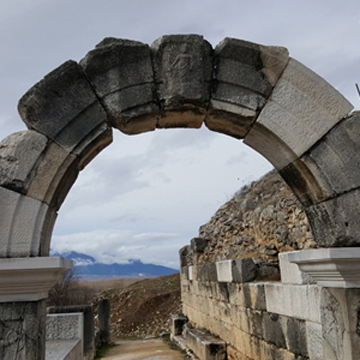
#> input picture src/chap06/images/rotate.jpg, 360 x 360 px
$ python 05_rotation.py
#> lines starting #> are read from the running program, lines starting #| are printed output that depends on the picture
### src/chap02/Common/interpolation.py
import numpy as np, math, cv2
from  Common.utils import contain

# 크기 변경 함수
# [29 lines left out: functions scaling, scaling_nearest, scaling_nearest2, not called in this run]


def bilinear_value(img, pt):
    x, y = np.int32(pt)
    if y >= img.shape[0]-1: y = y - 1
    if x >= img.shape[1]-1: x = x - 1

    P1, P2, P3, P4 = np.float32(img[y:y+2,x:x+2].flatten())
    alpha, beta = pt[1] - y,  pt[0] - x                   # 거리 비율

    M1 = P1 + alpha * (P3 - P1)                      # 1차 보간
    M2 = P2 + alpha * (P4 - P2)
    P  = M1 + beta  * (M2 - M1)                     # 2차 보간
    return np.clip(P, 0, 255)                       # 화소값 saturation후 반환

# [45 lines left out: functions scaling_bilinear, translate, affine_transform, rotate_pt, not called in this run]

### src/chap06/05_rotation.py
import numpy as np, cv2
from Common.interpolation import bilinear_value

def contain(p, shape):
    return 0 <= p[0] < shape[0] and 0 <= p[1] < shape[1]

def rotate(img, degree):                                            # degree : 회전각
    dst = np.zeros(img.shape[:2], img.dtype)
    radian = (degree/180) * np.pi
    sin, cos = np.sin(radian), np.cos(radian)

    for i in range(img.shape[0]):
        for j in range(img.shape[1]):
            y = -j * sin + i * cos
            x = j * cos + i * sin
            if contain((y, x), img.shape):
                dst[i, j] = bilinear_value(img, [x, y])
    return dst

image = cv2.imread("images/rotate.jpg", cv2.IMREAD_GRAYSCALE)        # 원본 크기 360*360
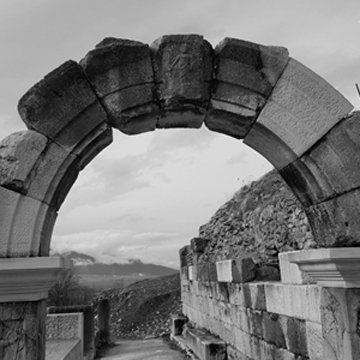
#> image: shape (360, 360); min 0, max 247, mean 119.7
if image is None: raise Exception("영상 파일 읽기 오류")

dst1 = rotate(image, 30)
#> the loop in rotate, `for i in range(img.shape[0]):` made 360 passes
#> after the loop in rotate, `for i in range(img.shape[0]):`:
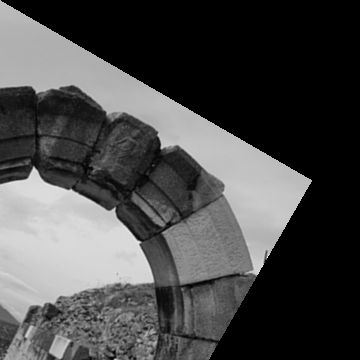
#> dst: shape (360, 360); min 0, max 244, mean 73.2
dst2 = rotate(image, 60)
#> call 2 of rotate, with degree = 60
#> after the loop in rotate (call 2), `for i in range(img.shape[0]):`:
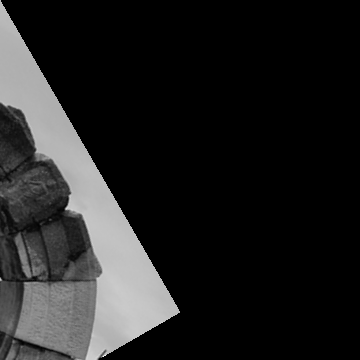
#> dst: shape (360, 360); min 0, max 255, mean 33.6
cv2.imshow("image", image)
cv2.imshow("dst-30", dst1)
cv2.imshow("dst-60", dst2)

cv2.waitKey(0)

$ run again, with src/chap06/images/affine.jpg copied over src/chap06/images/rotate.jpg
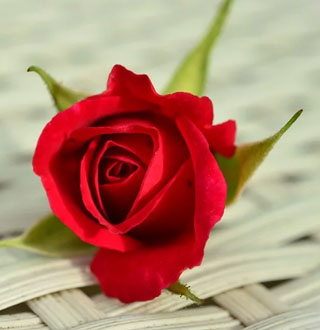
#> input picture src/chap06/images/affine.jpg, 320 x 330 px
#> `image = cv2.imread("images/rotate.jpg", cv2.IMREAD_GRAYSCALE)`:
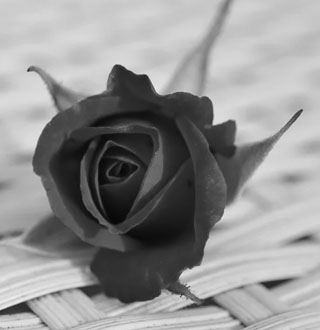
#> image: shape (330, 320); min 4, max 244, mean 145.5
#> the loop in rotate, `for i in range(img.shape[0]):` made 330 passes
#> after the loop in rotate (call 2), `for i in range(img.shape[0]):`:
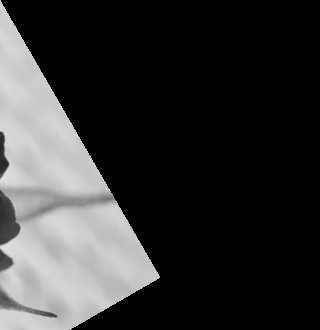
#> dst: shape (330, 320); min 0, max 230, mean 51.2

$ run again, with src/chap06/images/interpolation.jpg copied over src/chap06/images/rotate.jpg
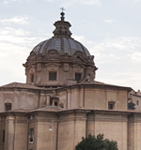
#> input picture src/chap06/images/interpolation.jpg, 141 x 150 px
#> the loop in rotate, `for i in range(img.shape[0]):` made 150 passes
#> after the loop in rotate, `for i in range(img.shape[0]):`:
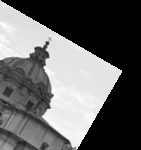
#> dst: shape (150, 141); min 0, max 255, mean 100.2
#> after the loop in rotate (call 2), `for i in range(img.shape[0]):`:
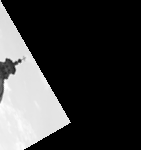
#> dst: shape (150, 141); min 0, max 255, mean 59.2

$ run again, with src/chap06/images/scaling.jpg copied over src/chap06/images/rotate.jpg
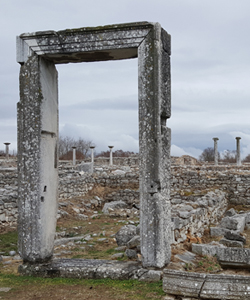
#> input picture src/chap06/images/scaling.jpg, 250 x 300 px
#> the loop in rotate, `for i in range(img.shape[0]):` made 300 passes
#> after the loop in rotate, `for i in range(img.shape[0]):`:
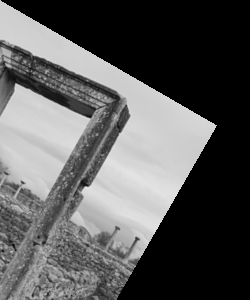
#> dst: shape (300, 250); min 0, max 238, mean 90.2
#> after the loop in rotate (call 2), `for i in range(img.shape[0]):`:
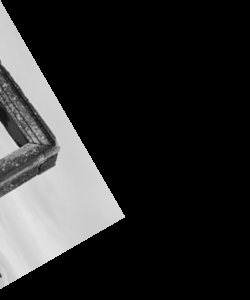
#> dst: shape (300, 250); min 0, max 228, mean 43.8
